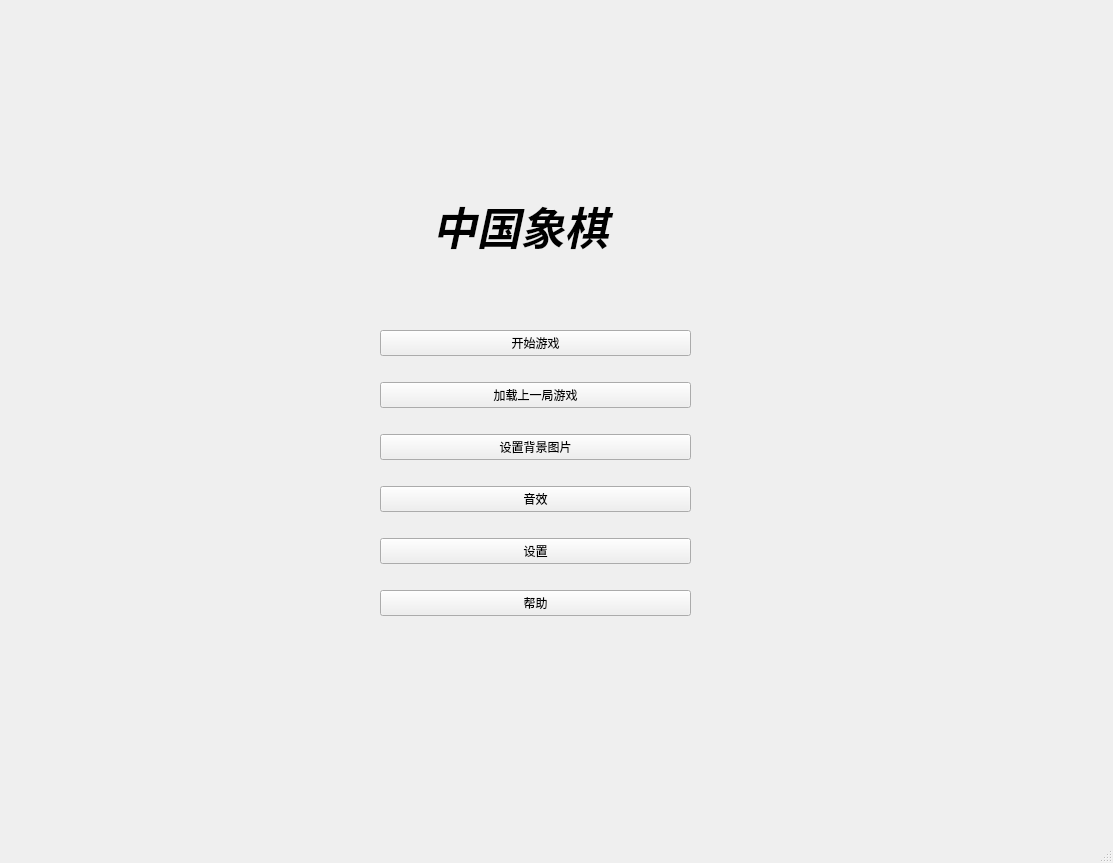
<?xml version="1.0" encoding="UTF-8"?>
<ui version="4.0">
 <class>StartWindow</class>
 <widget class="QMainWindow" name="StartWindow">
  <property name="geometry">
   <rect>
    <x>0</x>
    <y>0</y>
    <width>1113</width>
    <height>863</height>
   </rect>
  </property>
  <property name="windowTitle">
   <string>MainWindow</string>
  </property>
  <widget class="QWidget" name="centralwidget">
   <widget class="QWidget" name="verticalLayoutWidget">
    <property name="geometry">
     <rect>
      <x>380</x>
      <y>310</y>
      <width>311</width>
      <height>331</height>
     </rect>
    </property>
    <layout class="QVBoxLayout" name="verticalLayout">
     <item>
      <widget class="QPushButton" name="pushButton_start">
       <property name="text">
        <string>开始游戏</string>
       </property>
      </widget>
     </item>
     <item>
      <widget class="QPushButton" name="pushButton_loadingLastGame">
       <property name="text">
        <string>加载上一局游戏</string>
       </property>
      </widget>
     </item>
     <item>
      <widget class="QPushButton" name="pushButton_settingBackgroupPicture">
       <property name="text">
        <string>设置背景图片</string>
       </property>
      </widget>
     </item>
     <item>
      <widget class="QPushButton" name="pushButton_voiceEffect">
       <property name="text">
        <string>音效</string>
       </property>
      </widget>
     </item>
     <item>
      <widget class="QPushButton" name="pushButton_setting">
       <property name="text">
        <string>设置</string>
       </property>
      </widget>
     </item>
     <item>
      <widget class="QPushButton" name="pushButton_help">
       <property name="text">
        <string>帮助</string>
       </property>
      </widget>
     </item>
    </layout>
   </widget>
   <widget class="QLabel" name="label">
    <property name="geometry">
     <rect>
      <x>380</x>
      <y>170</y>
      <width>281</width>
      <height>111</height>
     </rect>
    </property>
    <property name="font">
     <font>
      <pointsize>33</pointsize>
      <italic>true</italic>
      <bold>true</bold>
      <kerning>true</kerning>
     </font>
    </property>
    <property name="text">
     <string>中国象棋</string>
    </property>
    <property name="alignment">
     <set>Qt::AlignCenter</set>
    </property>
   </widget>
  </widget>
  <widget class="QMenuBar" name="menubar">
   <property name="geometry">
    <rect>
     <x>0</x>
     <y>0</y>
     <width>1113</width>
     <height>27</height>
    </rect>
   </property>
  </widget>
  <widget class="QStatusBar" name="statusbar"/>
 </widget>
 <resources>
  <include location="../resource/resource.qrc"/>
 </resources>
 <connections/>
</ui>
